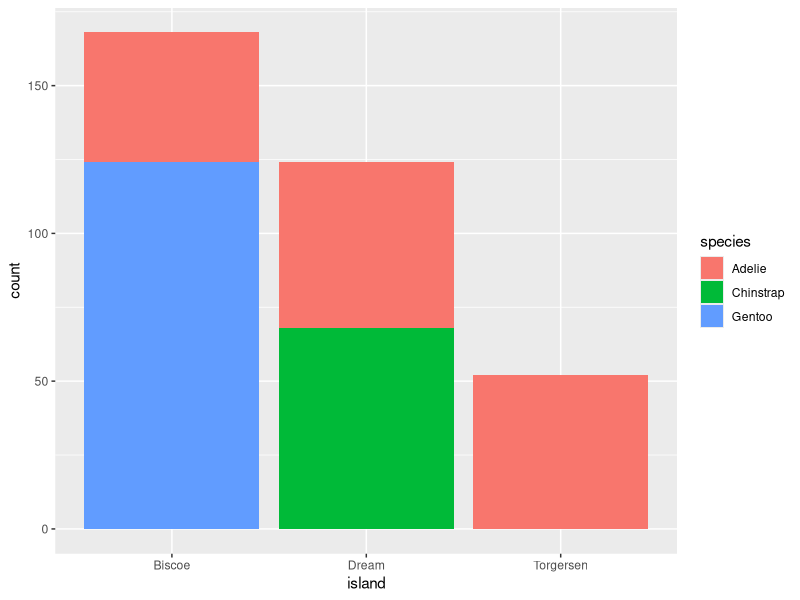
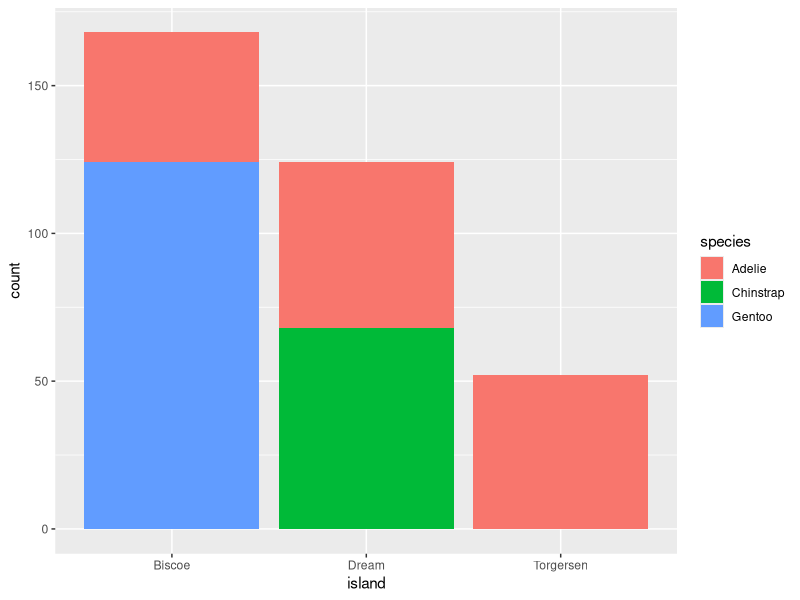

These figures' R source, in order:
## ---- chunk 1
knitr::opts_chunk$set(echo = TRUE)
library(tidyverse)
library(palmerpenguins)
library(here)
## ---- chunk 2
ggplot(data = penguins, aes(x = island)) +
# geom bar counts number of observations
  geom_bar(aes(fill = species))
## ---- chunk 3
ggsave(here("figures", "penguins_count.png"))
